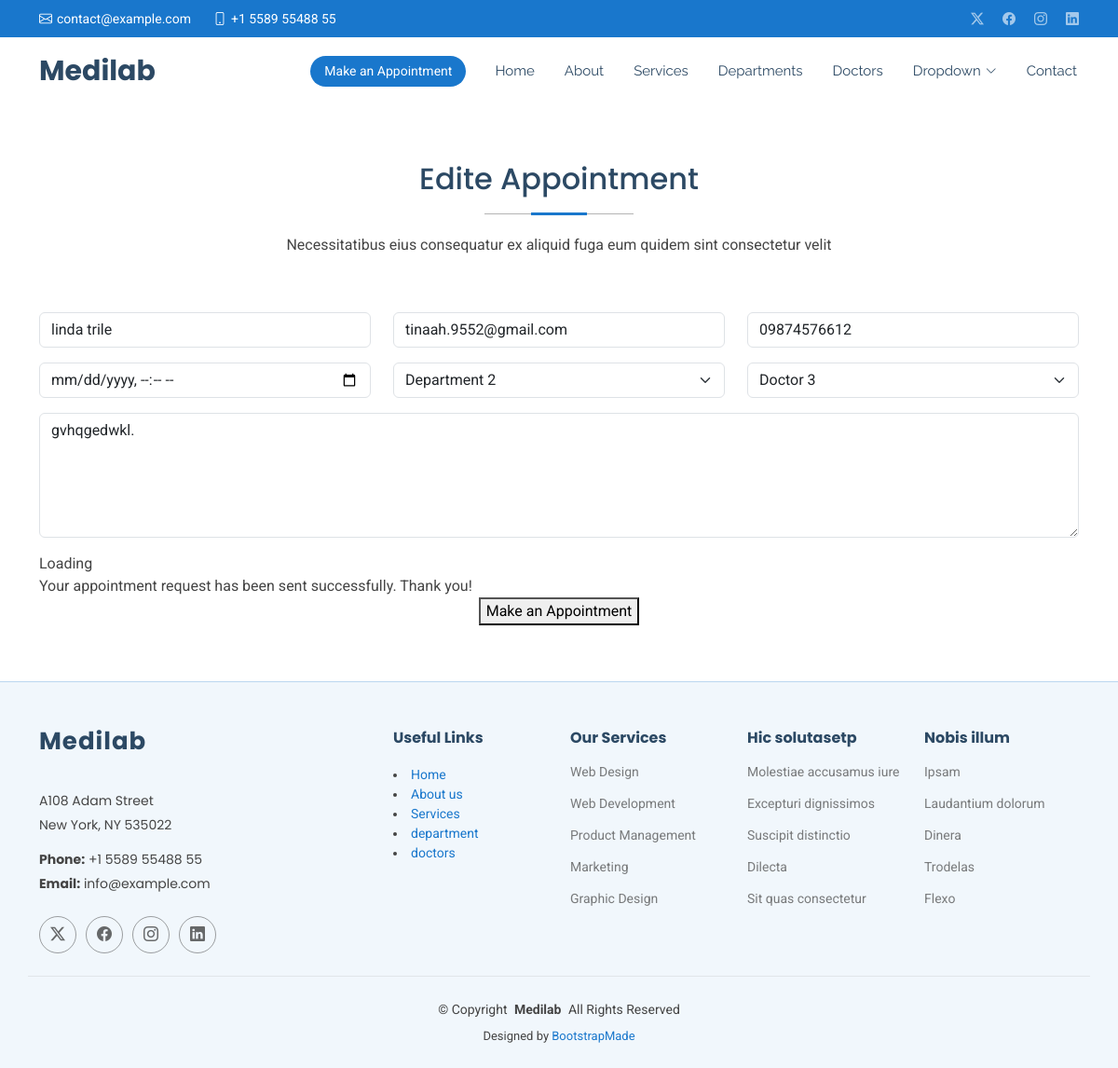
Screenshot of /edite/3 with the database file from the repository.
### hospitalapp/models.py (models this page shows, shortened)
class Appointment(models.Model):
    name =models.CharField(max_length=50)
    email =models.EmailField()
    phone =models.CharField(max_length=15)
    date =models.DateTimeField()
    department =models.CharField(max_length=50)
    doctor =models.CharField(max_length=50)
    message =models.TextField()

### hospitalapp/views.py (the view)
# urls.py: path('edite/<int:id>', views.edite,name = 'edite'),
def edite(request,id):
    editeinfo = get_object_or_404(Appointment,id=id)
    if request.method == 'POST':
        editeinfo.name = request.POST.get('name')
        editeinfo.email = request.POST.get('email')
        editeinfo.phone = request.POST.get('phone')
        editeinfo.date = request.POST.get('date')
        editeinfo.department = request.POST.get('department')
        editeinfo.doctor = request.POST.get('doctor')
        editeinfo.message = request.POST.get('message')
        editeinfo.save()
        return redirect('/show')
    else:
        return render(request,'edite.html',{'editeinfo':editeinfo})

### Templates/edite.html (shortened to what this page needs)
{% extends 'starter-page.html' %}
{% load static %}
{% block content %}
    <section id="appointment" class="appointment section">
      <div class="container section-title" data-aos="fade-up">
        <h2>Edite Appointment</h2>
        <p>Necessitatibus eius consequatur ex aliquid fuga eum quidem sint consectetur velit</p>
      </div>
      <div class="container" data-aos="fade-up" data-aos-delay="100">
        <form  method="post" ">
          <div class="row">
            <div class="col-md-4 form-group">
              <input type="text" value="{{ editeinfo.name }}" name="name" class="form-control" id="name" placeholder="Your Name" required="">
            </div>
            <div class="col-md-4 form-group mt-3 mt-md-0">
              <input type="email" value="{{ editeinfo.email }}" class="form-control" name="email" id="email" placeholder="Your Email" required="">
            </div>
            <div class="col-md-4 form-group mt-3 mt-md-0">
              <input type="tel" value="{{ editeinfo.phone }}" class="form-control" name="phone" id="phone" placeholder="Your Phone" required="">
            </div>
          </div>
          <div class="row">
            <div class="col-md-4 form-group mt-3">
              <input type="datetime-local" name="date" class="form-control datepicker" id="date" placeholder="Appointment Date" required="">
            </div>
            <div class="col-md-4 form-group mt-3">
              <select name="department" id="department" class="form-select" required="">
                <option value="Department 2" {% if editeinfo.department == "Department 2" %}
                	selected
                {% endif %} >Department 2</option>
              </select>
            </div>
            <div class="col-md-4 form-group mt-3">
              <select name="doctor" id="doctor" class="form-select" required="">
                <option value="Doctor 3" {% if editeinfo.doctor == "Doctor 3" %}
                	selected
                {% endif %} >Doctor 3</option>
              </select>
            </div>
          </div>
          <div class="form-group mt-3">
            <textarea class="form-control" name="message" rows="5" placeholder="Message (Optional)">{{ editeinfo.message }}</textarea>
          </div>
          <div class="mt-3">
            <div class="loading">Loading</div>
            <div class="sent-message">Your appointment request has been sent successfully. Thank you!</div>
            <div class="text-center"><button type="submit">Make an Appointment</button></div>
          </div>
        </form>
      </div>
    </section>
{% endblock %}

### static/assets/css/main.css (style rules this page uses)
:root { --default-font: "Roboto", system-ui, -apple-system, "Segoe UI", Roboto, "Helvetica Neue", Arial, "Noto Sans", "Liberation Sans", sans-serif, "Apple Color Emoji", "Segoe UI Emoji", "Segoe UI Symbol", "Noto Color Emoji"; --heading-font: "Poppins", sans-serif; --nav-font: "Raleway", sans-serif; }
:root { --background-color: #ffffff; --default-color: #444444; --heading-color: #2c4964; --accent-color: #1977cc; --surface-color: #ffffff; --contrast-color: #ffffff; }
:root { --nav-color: #2c4964; --nav-hover-color: #1977cc; --nav-mobile-background-color: #ffffff; --nav-dropdown-background-color: #ffffff; --nav-dropdown-color: #2c4964; --nav-dropdown-hover-color: #1977cc; }
:root { scroll-behavior: smooth; }
body { color: var(--default-color); background-color: var(--background-color); font-family: var(--default-font); }
h1, h2, h3, h4, h5, h6 { color: var(--heading-color); font-family: var(--heading-font); }
section, .section { color: var(--default-color); background-color: var(--background-color); padding: 60px 0; scroll-margin-top: 72px; overflow: clip; }
.section-title { text-align: center; padding-bottom: 60px; position: relative; }
.section-title h2 { font-size: 32px; font-weight: 500; margin-bottom: 20px; padding-bottom: 20px; position: relative; }
.section-title h2:before { content: ""; position: absolute; display: block; width: 160px; height: 1px; background: color-mix(in srgb, var(--default-color), transparent 60%); left: 0; right: 0; bottom: 1px; margin: auto; }
.section-title h2::after { content: ""; position: absolute; display: block; width: 60px; height: 3px; background: var(--accent-color); left: 0; right: 0; bottom: 0; margin: auto; }
.section-title p { margin-bottom: 0; }

### rows the page displays
Appointment: name "linda trile", email "tinaah.9552@gmail.com", phone "09874576612", department "Department 2", doctor "Doctor 3", message "gvhqgedwkl."
